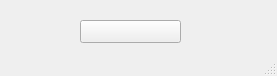
<?xml version="1.0" encoding="UTF-8"?>
<ui version="4.0">
 <class>MainWindow</class>
 <widget class="QMainWindow" name="MainWindow">
  <property name="geometry">
   <rect>
    <x>0</x>
    <y>0</y>
    <width>277</width>
    <height>76</height>
   </rect>
  </property>
  <property name="windowTitle">
   <string>MainWindow</string>
  </property>
  <widget class="QWidget" name="centralwidget">
   <widget class="QPushButton" name="press_button">
    <property name="geometry">
     <rect>
      <x>80</x>
      <y>20</y>
      <width>101</width>
      <height>23</height>
     </rect>
    </property>
    <property name="text">
     <string/>
    </property>
   </widget>
  </widget>
  <widget class="QMenuBar" name="menubar">
   <property name="geometry">
    <rect>
     <x>0</x>
     <y>0</y>
     <width>277</width>
     <height>21</height>
    </rect>
   </property>
  </widget>
  <widget class="QStatusBar" name="statusbar"/>
 </widget>
 <resources/>
 <connections/>
</ui>
